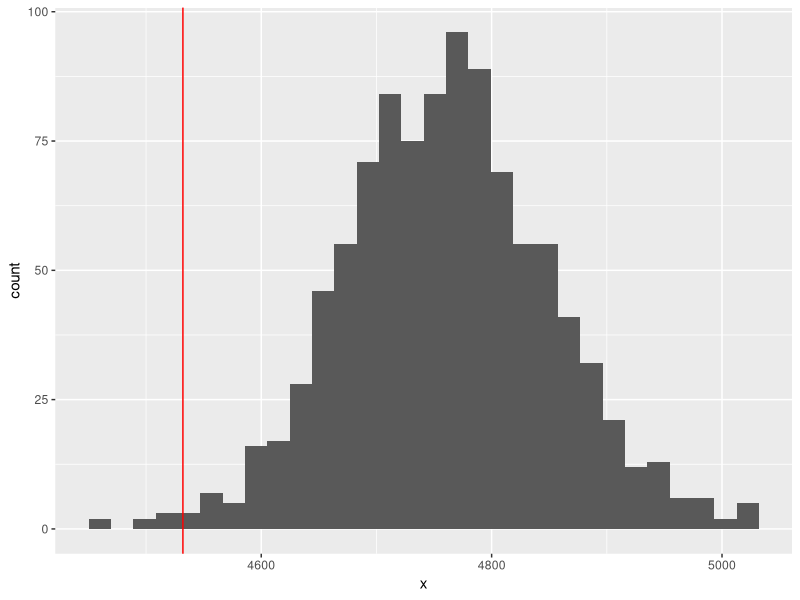

The R source for this figure:
## ---- chunk 1
knitr::opts_chunk$set()
set.seed(1957)
## ---- chunk 2
qunif(.95, 1.5, 3.5)
## ---- chunk 3
qnorm(.1, 4.6, 0.8)
## ---- chunk 4
1 - pnorm(5, 4.6, 0.8, lower.tail = T)
## ---- chunk 5
pchisq(5, 4, lower.tail = F)
## ---- chunk 6
mean(rnorm(100, 4.6, 0.8) < 4)
## ---- chunk 7
#| eval: true # (change this to true once you fill the function in)
music_man <- function(n_tromb, n_cor, n_reed){
  
  trombones <- rnorm(n_tromb, mean = 4.6, sd = 0.8)
  cornets <- runif(n_cor, 1.5, 3.5)
  reeds <- rchisq(n_reed, df = 4)
  
  total_weight <- sum(trombones) + sum(cornets) + sum(reeds)
  return(total_weight)
  
}

set.seed(1957)

my_weights <- replicate(1000, music_man(76, 110, 542+318+175))
## ---- chunk 8
sum(my_weights<4532)
## ---- chunk 9
library(ggplot2)
data.frame(x = my_weights) |>
  ggplot(aes(x = x)) + geom_histogram() + 
  geom_vline(xintercept=4532, color = "red")
